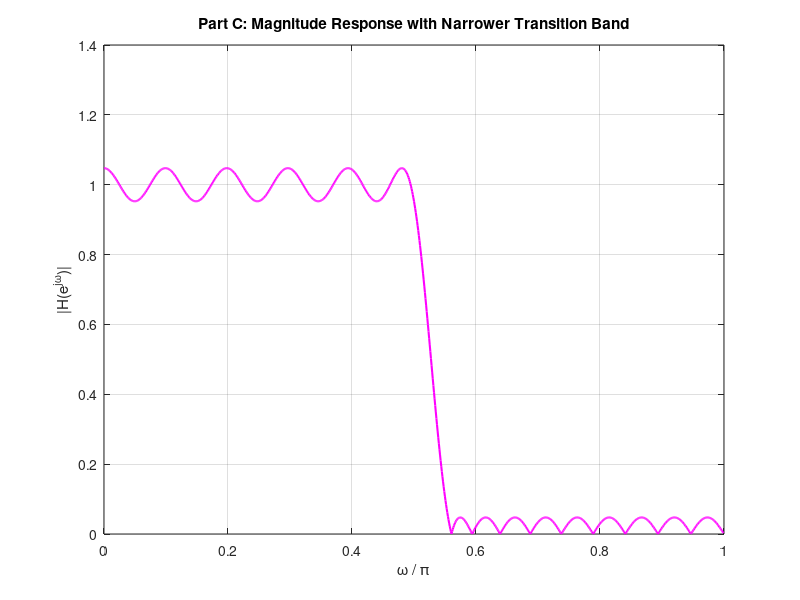

Write MATLAB code to recreate this figure.
%% Part C: Reduced Transition Bandwidth
% Change stopband edge fs
fp = 0.5;
fs = 0.555; % narrower transition band
dev_p = 0.05;
dev_s = 0.05;

% 1. Define new specs
f_edges = [fp, fs];
mags = [1, 0];
devs = [dev_p, dev_s];

% 2. Estimate new order
[n, fo, ao, w] = firpmord(f_edges, mags, devs);

% 3. Design filter
b = firpm(n, fo, ao, w);

% 4. Display the length
fprintf('Part C: The length of the impulse response is: %d\n', length(b));

% 5. Plot magnitude response
[h, w_rad] = freqz(b, 1, 1024);
magnitude_response = abs(h);

figure;
plot(w_rad/pi, magnitude_response, 'm', 'LineWidth', 1.5);
title('Part C: Magnitude Response with Narrower Transition Band');
xlabel('\omega / \pi');
ylabel('|H(e^{j\omega})|');
grid on;
